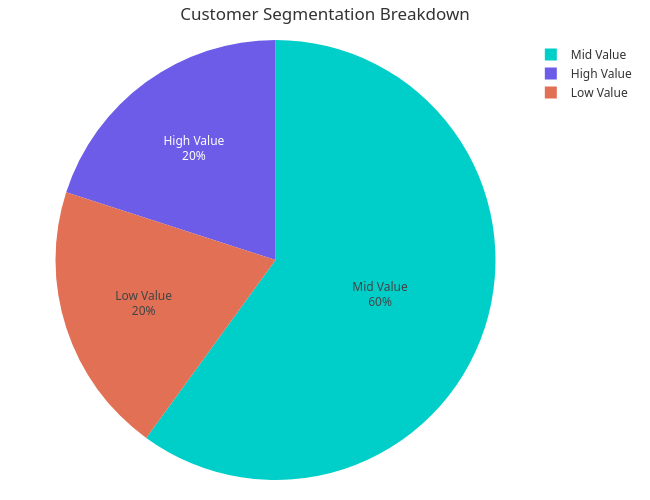

Notebook source saved alongside this figure:
### Markdown cell above
### Customer Segmentation Breakdown

### Code cell
import pandas as pd
import plotly.express as px

df = pd.read_csv("../data/gold/customer_value.csv")

segment_counts = df["Segment"].value_counts().reset_index()
segment_counts.columns = ["Segment", "Count"]

fig = px.pie(
    segment_counts,
    names="Segment",
    values="Count",
    color="Segment",
    color_discrete_map={
        "High Value": "#6C5CE7",
        "Mid Value": "#00CEC9",
        "Low Value": "#E17055"
    }
)

fig.update_traces(
    textposition="inside",
    textinfo="label+percent"
)

# Center the title properly
fig.update_layout(
    title={
        'text': "Customer Segmentation Breakdown",
        'x': 0.5,
        'xanchor': 'center'
    },
    width=650,
    height=500,
    margin=dict(l=30, r=30, t=40, b=20),
    font=dict(
        family="Segoe UI, Roboto, Arial",
        size=12,
        color="#333"
    )
)

fig.show()

### Figure 1 — Plotly figure (JSON) as saved in the notebook; plotly's stock layout.template omitted (floating-point values rounded to 4 significant figures)
{"data": [{"customdata": [["Mid Value"], ["High Value"], ["Low Value"]], "domain": {"x": [0, 1], "y": [0, 1]}, "hovertemplate": "Segment=%{customdata[0]}<br>Count=%{value}<extra></extra>", "labels": ["Mid Value", "High Value", "Low Value"], "legendgroup": "", "marker": {"colors": ["#00CEC9", "#6C5CE7", "#E17055"]}, "name": "", "showlegend": true, "textinfo": "label+percent", "textposition": "inside", "type": "pie", "values": [2527, 843, 842]}], "layout": {"font": {"color": "#333", "family": "Segoe UI, Roboto, Arial", "size": 12}, "height": 500, "legend": {"tracegroupgap": 0}, "margin": {"b": 20, "l": 30, "r": 30, "t": 40}, "title": {"text": "Customer Segmentation Breakdown", "x": 0.5, "xanchor": "center"}, "width": 650}}
